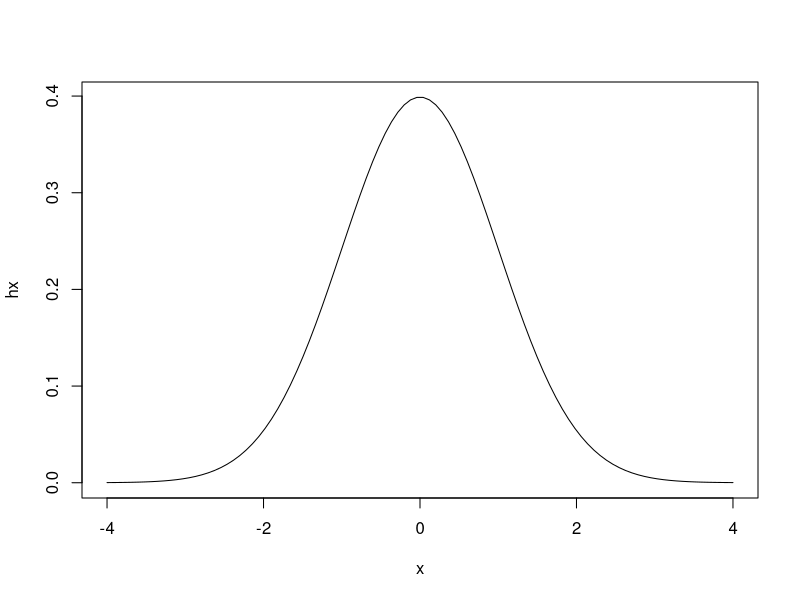
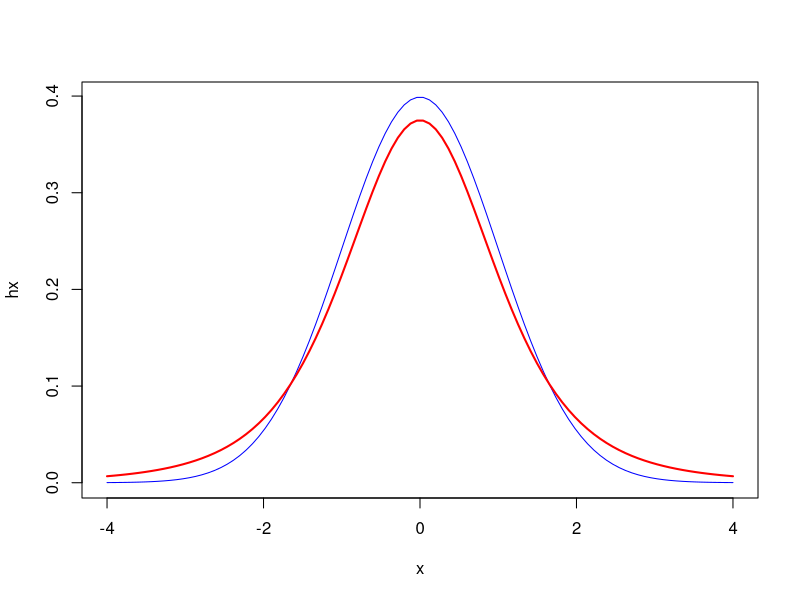

Here is the R script that generated these plots, in order: (Note: this script raises an error after producing the figures.)
## ---- chunk 1
library(knitr)
opts_chunk$set(tidy.opts = list(width.cutoff = 60), tidy = TRUE)
knitr::opts_chunk$set(error = TRUE)
## ---- chunk 2
# Normal distribution (don't need to know this code)
x <- seq(-4, 4, length=100)
hx <- dnorm(x)
plot(x,hx,lty=1,type="l")

# 90% confidence interval

#abline(v=qnorm(),col="burlywood")
#abline(v=qnorm(),col="burlywood")

# 95% confidence interval

#abline(v=qnorm(),col="thistle")
#abline(v=qnorm(),col="thistle")

# 99% confidence interval

#abline(v=qnorm(),col="darkgoldenrod")
#abline(v=qnorm(),col="darkgoldenrod")

## ---- chunk 3
resume <- read.csv("./class_data/resume.csv")

#download.file("https://raw.githubusercontent.com/resonance1/govt10-w24/main/class_data/resume.csv","resume.csv")
#resume <- read.csv("resume.csv")
## ---- chunk 4

## ---- chunk 5
n_treatment <- 
n_control <-
sd_treatment <- 
sd_control <-
## ---- chunk 6

## ---- chunk 7

## ---- chunk 8
# Do not need to know this code
n <- samplesize <- 5
x <- seq(-4, 4, length=100)
hx <- dnorm(x)
plot(x,hx,lty=1,type="l",col="blue")
lines(x, dt(x,n-1), lwd=2, col="red")
## ---- chunk 9
# qt( level, df)
## ---- chunk 10

## ---- chunk 11

# First calculate the standard error

# Then calculate the t-statistic

## ---- chunk 12
chechen <- read.csv("./class_data/chechen.csv")

#download.file("https://raw.githubusercontent.com/resonance1/govt10-w24/main/class_data/chechen.csv","chechen.csv")
#chechen <- read.csv("chechen.csv")

result <- chechen %>% group_by(fire) %>%
summarize(out = mean(postattack), n = n(), variance = var(postattack))

diff <- result$out[2] - result$out[1]
se <- sqrt(result$variance[2]/result$n[2] + result$variance[1]/result$n[1])

# Calculate t-statistic (ate/se)

# Alternative: regression

## ---- chunk 13
# Do not need to know this code
n  <- 318
x <- seq(-4, 4, length=100)
plot(x,dt(x,n-1),lty=1,type="l")
abline(v=-1.33)
## ---- chunk 14
#t.test(, mu = 0)
## ---- chunk 15
#t.test(, , mu = 0, var.equal=F)
## ---- chunk 16

## ---- chunk 17

## ---- chunk 18
kenya <- read.csv("./class_data/rosca2.csv")

#download.file("https://raw.githubusercontent.com/resonance1/govt10-w24/main/class_data/rosca2.csv","kenya.csv")
#kenya<- read.csv("kenya.csv")

kenya <- subset(kenya,has_followup2 == 1)
## ---- chunk 19

